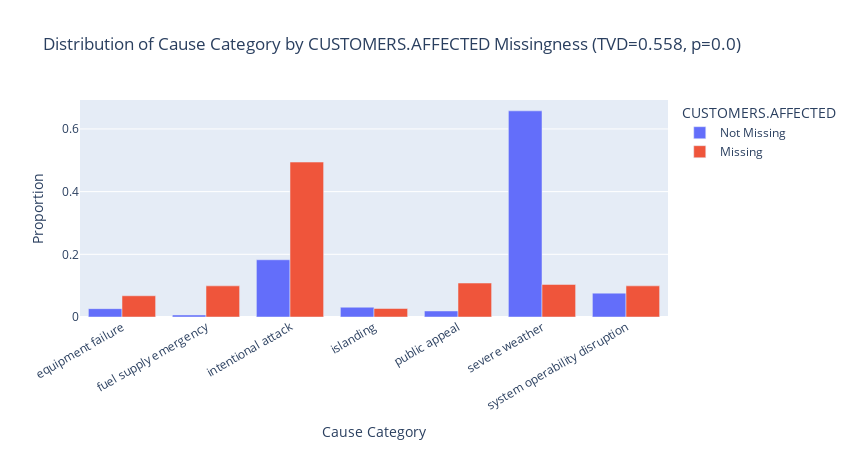

The cell this chart's notebook holds for it:
### Code cell
# --- Cell 4: Visualize — Cause distribution when missing vs not ---
cause_missing = outage.groupby(['CAUSE.CATEGORY', 'CUST_MISSING']).size().reset_index(name='count')
cause_missing['CUST_MISSING'] = cause_missing['CUST_MISSING'].map({True: 'Missing', False: 'Not Missing'})

totals = cause_missing.groupby('CUST_MISSING')['count'].transform('sum')
cause_missing['proportion'] = cause_missing['count'] / totals

fig_miss1 = px.bar(
    cause_missing,
    x='CAUSE.CATEGORY',
    y='proportion',
    color='CUST_MISSING',
    barmode='group',
    title=f'Distribution of Cause Category by CUSTOMERS.AFFECTED Missingness (TVD={observed_tvd:.3f}, p={p_value_cause})',
    labels={
        'proportion': 'Proportion',
        'CAUSE.CATEGORY': 'Cause Category',
        'CUST_MISSING': 'CUSTOMERS.AFFECTED'
    },
)
fig_miss1.update_layout(xaxis_tickangle=-30, width=850, height=450)
fig_miss1.show()

### Figure 1 — Plotly figure (JSON) as saved in the notebook; plotly's stock layout.template omitted (floating-point values rounded to 4 significant figures)
{"data": [{"alignmentgroup": "True", "hovertemplate": "CUSTOMERS.AFFECTED=Not Missing<br>Cause Category=%{x}<br>Proportion=%{y}<extra></extra>", "legendgroup": "Not Missing", "marker": {"color": "#636efa", "pattern": {"shape": ""}}, "name": "Not Missing", "offsetgroup": "Not Missing", "orientation": "v", "showlegend": true, "textposition": "auto", "type": "bar", "x": ["equipment failure", "fuel supply emergency", "intentional attack", "islanding", "public appeal", "severe weather", "system operability disruption"], "xaxis": "x", "y": [0.02661, 0.006422, 0.1826, 0.03119, 0.01927, 0.6578, 0.07615], "yaxis": "y"}, {"alignmentgroup": "True", "hovertemplate": "CUSTOMERS.AFFECTED=Missing<br>Cause Category=%{x}<br>Proportion=%{y}<extra></extra>", "legendgroup": "Missing", "marker": {"color": "#EF553B", "pattern": {"shape": ""}}, "name": "Missing", "offsetgroup": "Missing", "orientation": "v", "showlegend": true, "textposition": "auto", "type": "bar", "x": ["equipment failure", "fuel supply emergency", "intentional attack", "islanding", "public appeal", "severe weather", "system operability disruption"], "xaxis": "x", "y": [0.06772, 0.09932, 0.4944, 0.02709, 0.1084, 0.1038, 0.09932], "yaxis": "y"}], "layout": {"barmode": "group", "height": 450, "legend": {"title": {"text": "CUSTOMERS.AFFECTED"}, "tracegroupgap": 0}, "title": {"text": "Distribution of Cause Category by CUSTOMERS.AFFECTED Missingness (TVD=0.558, p=0.0)"}, "width": 850, "xaxis": {"anchor": "y", "domain": [0, 1], "tickangle": -30, "title": {"text": "Cause Category"}}, "yaxis": {"anchor": "x", "domain": [0, 1], "title": {"text": "Proportion"}}}}
